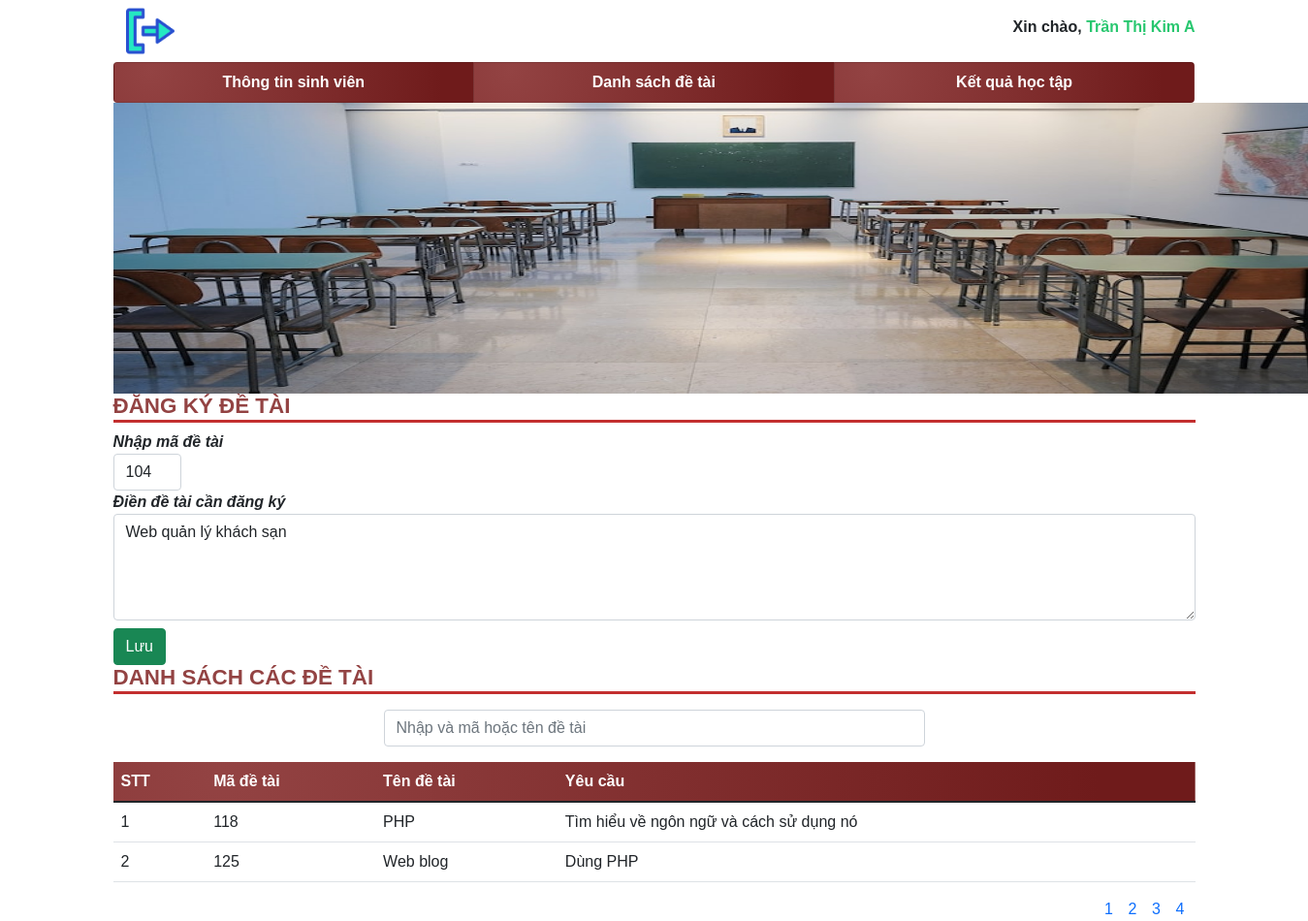
Screenshot of /luanvan/sinhvien/detai.php?trang=4 (signed in) with the database file from the repository.
### tables this page shows
CREATE TABLE `sinhvien` (
  `id` int(10) NOT NULL,
  `mssv` varchar(10) NOT NULL,
  `matkhau` varchar(50) NOT NULL,
  `hoten` varchar(50) NOT NULL,
  `ngaysinh` date NOT NULL,
  `quequan` varchar(50) NOT NULL,
  `gioitinh` varchar(7) NOT NULL,
  `sodienthoai` varchar(12) NOT NULL,
  `email` varchar(50) NOT NULL,
  `nganh` varchar(20) NOT NULL,
  `kiemtra` int(2) NOT NULL,
  `id_lop` int(10) NOT NULL
);

CREATE TABLE `dangkydetai` (
  `id` int(10) NOT NULL,
  `idsv` int(10) NOT NULL,
  `iddetai` int(10) NOT NULL,
  `trangthai` int(2) NOT NULL,
  `phanhoi` varchar(50) NOT NULL
);

CREATE TABLE `detai` (
  `id` int(10) NOT NULL,
  `madetai` varchar(50) NOT NULL,
  `tendetai` varchar(50) NOT NULL,
  `noidung` varchar(50) NOT NULL
);

### luanvan/sinhvien/detai.php (the view, shortened to what this page needs)
<?php
    require_once 'include/header.php';
?>
        <section class="detai">
            <h4>ĐĂNG KÝ ĐỀ TÀI</h4>
            <div>
                <form action="">
                    <?php
                        $sql = "SELECT * FROM `dangkydetai`,detai,sinhvien where detai.id = dangkydetai.iddetai and sinhvien.id = dangkydetai.idsv and sinhvien.id=$idsv";
                        $res = mysqli_query($conn,$sql);
                        $rows = mysqli_fetch_assoc($res);
                    ?>
                    <label for="dangkydetai" style="font-weight:bold"><i>Nhập mã đề tài</i></label>
                    <input value="<?php  if(isset($rows['madetai']) ){echo $rows['madetai'];} ?>" type="text" <?php if(isset($rows['kiemtra']) && $rows['kiemtra'] == 1){echo "disabled";} ?> class="form-control" id="madetai" style="width:70px">
                    <label for="dangkydetai" style="font-weight:bold"><i>Điền đề tài cần đăng ký</i></label>
                    <textarea <?php if(isset($rows['kiemtra']) && $rows['kiemtra'] == 1){echo "disabled";} ?> class="form-control" id="tendetai" placeholder="Ghi rõ mã và tên đề tài"  rows="4"><?php  if(isset($rows['tendetai']) ){echo $rows['tendetai'];} ?></textarea>
                    <button <?php if(isset($rows['kiemtra']) && $rows['kiemtra'] == 1){echo "disabled";} ?>  class="btn btn-success mt-2" id="luudetai">Lưu</button>
                </form>
            </div>
            <h4>DANH SÁCH CÁC ĐỀ TÀI</h4>
            <div class="mt-3 mb-3">
                <input type="text" id="tim_kiem_de_tai" class="form-control" style="width:50%;margin:0 auto" placeholder="Nhập và mã hoặc tên đề tài">
            </div>
            <table class="table">
                <thead >
                    <th>STT</th>
                    <th>Mã đề tài</th>
                    <th>Tên đề tài</th>
                    <th>Yêu cầu</th>
                </thead>
                <tbody id="detai">
                    <?php
                        $trang = 1;
                        if(isset($_GET['trang'])){
                            $trang = $_GET['trang'];
                        }
                        $from = ($trang-1)*$sotin1trang;
                        $sql = "SELECT * FROM detai order by madetai asc limit $from,$sotin1trang";
                        $res = mysqli_query($conn,$sql);
                        if($res == true){
                            $i=0;
                            while($rows = mysqli_fetch_assoc($res)){
                                $i++;
                    ?>
                    <tr>
                        <td><?php echo $i; ?></td>
                        <td><?php echo $rows['madetai']; ?></td>
                        <td><?php echo $rows['tendetai']; ?></td>
                        <td><?php echo $rows['noidung']; ?></td>
                    </tr>
                    <?php
                            }
                        }
                    ?>
                </tbody>
            </table>
            <div id="phantrang" style="text-align:right">
                <?php
                    $sql = "SELECT * FROM detai order by madetai asc";
                    $res = mysqli_query($conn,$sql);
                    $tongsotin = mysqli_num_rows($res);
                    $sotrang = ceil($tongsotin/$sotin1trang);
                    for($i=1;$i<=$sotrang;$i++){
                ?>
                <a href="detai.php?trang=<?php echo $i; ?>" style="margin-right:1%"><?php echo $i; ?></a>
                <?php
                    }
                ?>
            </div>
        </section>
    </div>
</body>
</html>

### luanvan/sinhvien/include/header.php (shortened to what this page needs)
<?php
    require_once '../config/config.php';
    $idsv = $_SESSION['idsv'];
    $sotin1trang = 6;
?>
<!DOCTYPE html>
<html lang="en">
<head>
    <link href="https://cdn.jsdelivr.net/npm/bootstrap@5.1.3/dist/css/bootstrap.min.css" rel="stylesheet">
    <link rel="stylesheet" href="/luanvan/css/sinhvien.css">
</head>
<body>
    <div class="container">
        <section class="header">
            <p><a class="btn " href="../dangxuat.php">
                <img src="/luanvan/images/2.png" alt="" width="50px">
            </a></p>
            <p class="ten pt-3">
                 Xin chào,
                 <span style="color:radial-gradient(circle farthest-corner at center, rgba(0, 159, 255, 1) 10%, rgba(0, 133, 226, 1) 20%, rgba(0, 108, 198, 1) 30%, rgba(0, 84, 170, 1) 40%, rgba(0, 62, 143, 1) 50%, rgba(0, 41, 117, 1) 60%, rgba(0, 21, 91, 1) 70%, rgba(0, 7, 67, 1) 80%, rgba(0, 3, 44, 1) 90%, rgba(0, 1, 22, 1) 100%)">
                 <?php $sql = "SELECT * FROM sinhvien where id = '$idsv'";
                    $res = mysqli_query($conn,$sql);
                    if($res == true){
                        while($rows = mysqli_fetch_assoc($res)){
                            echo $rows['hoten'];
                        }} ?>
                 </span>
            </p>
            <ul class="list-group list-group-horizontal">
                <li class="list-group-item list-group-item-action list-group-item-light text-center"><a href="/luanvan/sinhvien/index.php">Thông tin sinh viên</a></li>
                <li class="list-group-item list-group-item-action list-group-item-light text-center"><a href="/luanvan/sinhvien/detai.php">Danh sách đề tài</a></li>
                <li  class="list-group-item list-group-item-action list-group-item-light text-center"><a  href="/luanvan/sinhvien/ketqua.php">Kết quả học tập</a></li>
            </ul>
            <div style="text-align:center;">
                <img src="/luanvan/images/photo-1580582932707-520aed937b7b.jfif" alt="logo" width="1296.52px" height="300px">
            </div>
        </section>

### luanvan/css/sinhvien.css (style rules this page uses)
* { font-family: Arial, Helvetica, sans-serif; }
.container { background-color:white; }
body { background-image: url('/luanvan/images/27622.png'); background-size: cover; }
a { text-decoration:none; }
h4 { color: rgba(147,67,67,1); font-weight:bold; font-size:1.4rem; border-bottom:3px inset rgba(111,27,27,1); }
.header ul li { background-image:radial-gradient( circle farthest-corner at 10% 20%, rgba(147,67,67,1) 0%, rgba(111,27,27,1) 90% ); font-weight:bold; }
.header ul li a { color: #fff !important; cursor:pointer; }
.header p { display: inline; }
.header .ten { float:right;font-weight:bold; }
.header .ten span { color: #28C76F; cursor: pointer; }
thead { background-image:radial-gradient( circle farthest-corner at 10% 20%, rgba(147,67,67,1) 0%, rgba(111,27,27,1) 90% ); color: #fff; }

### rows the page displays
sinhvien: hoten "Trần Thị Kim A", kiemtra.tendetai "Web quản lý khách sạn"
dangkydetai: iddetai.madetai "104"
detai: madetai "118", tendetai "PHP", noidung "Tìm hiểu về ngôn ngữ và cách sử dụng nó"
detai: madetai "125", tendetai "Web blog", noidung "Dùng PHP"
